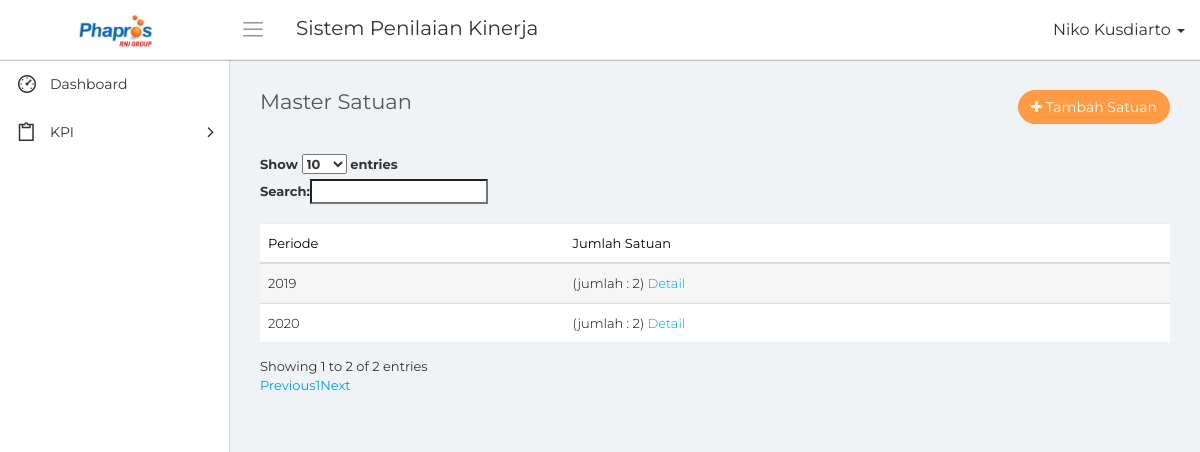
/data_satuan.php (signed in), run on the app's committed database.
### tables this page shows
CREATE TABLE `mst_periode` (
  `id_periode` bigint(20) NOT NULL,
  `tahun` int(10) NOT NULL,
  `status` int(5) NOT NULL
);

### conn/database.php (called while the page is built, shortened)
<?php
	class database{
		function __construct(){
			$this->connection = new mysqli('localhost', 'root', '','phapros_final');
		}
		function tampil_akses(){
			$query = $this->connection->query("SELECT * FROM akses_menu");
			while($tampil = $query->fetch_array())
				$hasil[] = $tampil;
			return $hasil;
		}
		function tampil_periode($id_periode = null){
			if($id_periode == null)
				$query = $this->connection->query("SELECT * FROM mst_periode");
			else
				$query = $this->connection->query("SELECT * FROM mst_periode WHERE id_periode = '$id_periode'");
			while($tampil = $query->fetch_array())
				$hasil[] = $tampil;
			return $hasil;
		}
		function hitung_satuan($periode = null)
		{
			$query = $this->connection->query("SELECT * FROM mst_satuan WHERE id_periode = '$periode'");
			$jml = 0;
			while($tampil = $query->fetch_array())
				$jml = $jml+1;
			return $jml;
		}
	}
?>

### data_satuan.php (the view, shortened to what this page needs)
<?php
    include "conn/database.php";
    $db = new database();
    $nama = $_SESSION['nama'];
    $jabatan = $_SESSION['id_jabatan'];
?>
<!DOCTYPE html>
<html>
    <head>
        <link rel="stylesheet" type="text/css" href="assets/css/bootstrap.min.css">
        <link rel="stylesheet" type="text/css" href="assets/css/font-awesome.min.css">
        <link rel="stylesheet" type="text/css" href="assets/css/line-awesome.min.css">
        <link rel="stylesheet" type="text/css" href="https://cdn.datatables.net/v/dt/dt-1.10.18/datatables.min.css"/>
		<link rel="stylesheet" type="text/css" href="assets/css/select2.min.css">
		<link rel="stylesheet" type="text/css" href="assets/css/bootstrap-datetimepicker.min.css">
        <link rel="stylesheet" type="text/css" href="assets/css/style.css">
    </head>
    <body>
        <div class="main-wrapper">
            <div class="header">
				<div class="header-left">
                    <a href="index.php" class="logo">
						<img src="assets/img/logo-phapros.jpg" width="75" height="" alt="">
					</a>
                </div>
				<a id="toggle_btn" href="javascript:void(0);"><i class="la la-bars"></i></a>
                <div class="page-title-box pull-left">
					<h3>Sistem Penilaian Kinerja</h3>
                </div>
				<ul class="nav navbar-nav navbar-right user-menu pull-right">
					<li class="dropdown">
						<a href="" class="dropdown-toggle user-link" data-toggle="dropdown" title="Admin">
							<span>
                                <?php echo $nama; ?>
                            </span>
							<i class="caret"></i>
						</a>
					</li>
				</ul>
            </div>
            <div class="sidebar" id="sidebar">
                <div class="sidebar-inner slimscroll">
					<div id="sidebar-menu" class="sidebar-menu">
						<ul>
							<li>
								<a href="index.php"><i class="la la-dashboard"></i> <span>Dashboard</span></a>
							</li>
                            <?php
                                foreach($db->tampil_akses() as $tampil)
                                {
                                    if($tampil['id_jabatan'] == $jabatan)
                                    {
                                        $m1 = $tampil['menu1'];
                                        $m2 = $tampil['menu2'];
                                        $m3 = $tampil['menu3'];
                                        $m4 = $tampil['menu4'];
                                        $m5 = $tampil['menu5'];
                                        $m6 = $tampil['menu6'];
                                        $m7 = $tampil['menu7'];
                                    }
                                }
                            ?>
                            <li class="submenu">
								<a href="#"><i class="la la-clipboard"></i> <span> KPI</span> <span class="menu-arrow"></span></a>
							</li>
						</ul>
					</div>
                </div>
            </div>
            <div class="page-wrapper">
                <div class="content container-fluid">
					<div class="row">
						<div class="col-xs-8">
							<h4 class="page-title">Master Satuan</h4>
						</div>
						<div class="col-xs-4 text-right m-b-30">
							<a href="#" class="btn btn-primary rounded pull-right" data-toggle="modal" data-target="#add_ticket"><i class="fa fa-plus"></i> Tambah Satuan</a>
						</div>
					</div>
					<div class="row">
						<div class="col-md-12">
							<div class="table-responsive">
								<table class="table table-striped custom-table m-b-0 display" id="tabel">
									<thead>
										<tr>
											<th>Periode</th>
                                            <th>Jumlah Satuan</th>
										</tr>
									</thead>
									<tbody>
                                    <?php
                                        foreach($db->tampil_periode(null) as $data)
                                        {
                                    ?>
                                            <tr>
                                                <td><?php echo $data['tahun']; ?></td>
                                                <td>(jumlah : <?php echo ($db->hitung_satuan($data['id_periode'])); ?>) <a href="detail_satuan.php?id_periode=<?php echo $data['id_periode']; ?>">Detail</a></td>
                                            </tr>
                                    <?php
                                        }
                                    ?>
									</tbody>
								</table>
							</div>
						</div>
					</div>
                </div>
            </div>
        </div>
    </body>
</html>

### data on the page
mst_periode: tahun "2019", hitung_satuan "2"
mst_periode: tahun "2020", hitung_satuan "2"

### other printed values
$nama "Niko Kusdiarto"
